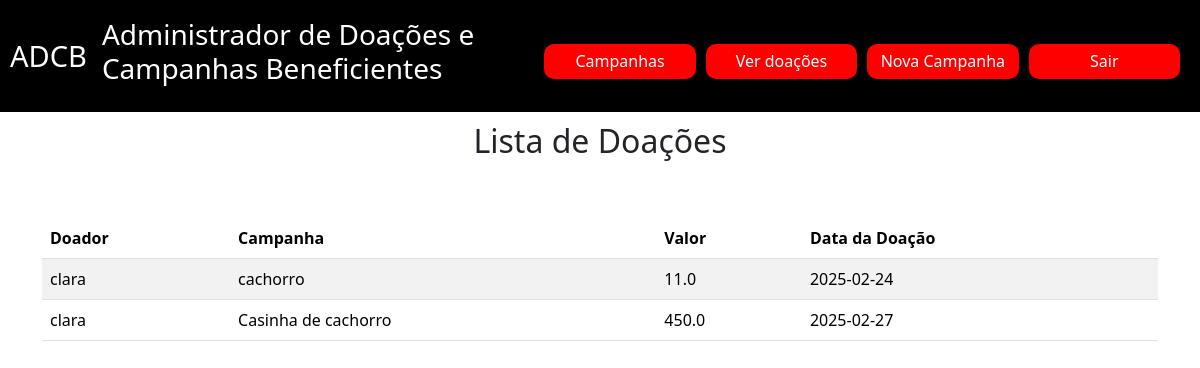
The page /listar_doacoes (signed in) on the database its author committed.
### models/models.py (models this page shows, shortened)
class Doacao(Base):
    __tablename__ = 'doacoes'
    id: Mapped[int] = mapped_column(Integer, primary_key=True)
    id_doador: Mapped[int] = mapped_column(Integer, ForeignKey('doadores.id'), nullable=False)
    id_campanha: Mapped[int] = mapped_column(Integer, ForeignKey('campanhas.id'), nullable=False)
    valor: Mapped[float] = mapped_column(Float, nullable=False)
    data_doacao: Mapped[date] = mapped_column(Date, nullable=False)
    doador = relationship('Doador', back_populates='doacoes')
    campanha = relationship('Campanha', back_populates='doacoes')

class Doador(UserMixin,Base):
    __tablename__ = 'doadores'
    id: Mapped[int] = mapped_column(Integer, primary_key=True, autoincrement=True)
    nome: Mapped[str] = mapped_column(Text, nullable=False)
    email: Mapped[str] = mapped_column(Text, nullable=False)
    senha: Mapped[str] = mapped_column(Text, nullable=False)
    telefone: Mapped[str] = mapped_column(Text, nullable=False)
    doacoes: Mapped[List['Doacao']] = relationship('Doacao', back_populates='doador')

class Campanha(Base):
    __tablename__ = 'campanhas'
    id: Mapped[int] = mapped_column(Integer, primary_key=True, autoincrement=True)
    titulo: Mapped[str] = mapped_column(Text, nullable=False)
    descricao: Mapped[str] = mapped_column(Text, nullable=False)
    meta_financeira: Mapped[str] = mapped_column(Text, nullable=False)
    data_inicio: Mapped[Date] = mapped_column(Date)
    status: Mapped[str] = mapped_column(Text, nullable=False)
    data_fim: Mapped[Date] = mapped_column(Date)
    admin_id: Mapped[int] = mapped_column(Integer, ForeignKey('admin.id'))
    admin: Mapped['Admin'] = relationship('Admin', back_populates='campanhas')
    doacoes: Mapped[List['Doacao']] = relationship('Doacao', back_populates='campanha')

### controllers/doacao.py (the view)
@doacao_bp.route('/listar_doacoes', methods=['GET'])
@login_required
def listar_doacoes():
    doacoes = (
        session.query(
            Doacao.valor,  # Pegando o valor da doação
            Doacao.data_doacao,  # Pegando a data da doação
            Doador.nome.label('doador_nome'),
            Campanha.titulo.label('campanha_titulo')
        )
        .join(Doador, Doacao.id_doador == Doador.id)
        .join(Campanha, Doacao.id_campanha == Campanha.id)
        .filter(Campanha.admin_id == current_user.id)  # Filtra por admin logado
        .all())
    session.close()
    return render_template('doacao/listar_doacoes.html', doacoes=doacoes)

### auth/bp.py (called while the page is built)
@login_manager.user_loader
def load_user(user_id):
    user = session.query(Admin).get(int(user_id))
    if user is None:
        user = session.query(Doador).get(int(user_id))
    return user

### templates/doacao/listar_doacoes.html (shortened to what this page needs)
{% extends 'layout.html' %}
{% block content %}
<div class="div-doacoes">
    <h2 class="h2-lista">Lista de Doações</h2>
    <table class="table table-striped">
        <thead>
            <tr>
                <th>Doador</th>
                <th>Campanha</th>
                <th>Valor</th>
                <th>Data da Doação</th>
            </tr>
        </thead>
        <tbody>
            {% for doacao in doacoes %}
                <tr>
                    <td>{{ doacao.doador_nome }}</td>
                    <td>{{ doacao.campanha_titulo }}</td>
                    <td>{{ doacao.valor}}</td>
                    <td>{{ doacao.data_doacao }}</td>
                </tr>
            {% else %}
                <tr>
                    <td colspan="7" class="text-center">Nenhuma doação registrada.</td>
                </tr>
            {% endfor %}
        </tbody>
    </table>
</div>
{% endblock %}

### static/index.css (style rules this page uses)
* { margin: 0; padding: 0; box-sizing: 0; }
body { width: 100%; height: 100vh; font-family:cursive; }
.div-doacoes { display: flex; gap: 50px; align-items: center; flex-direction: column; width: 100%; }

### rows shown on the page
Doacao: doador_nome "clara", campanha_titulo "cachorro", valor "11.0", data_doacao "2025-02-24"
Doacao: doador_nome "clara", campanha_titulo "Casinha de cachorro", valor "450.0", data_doacao "2025-02-27"
